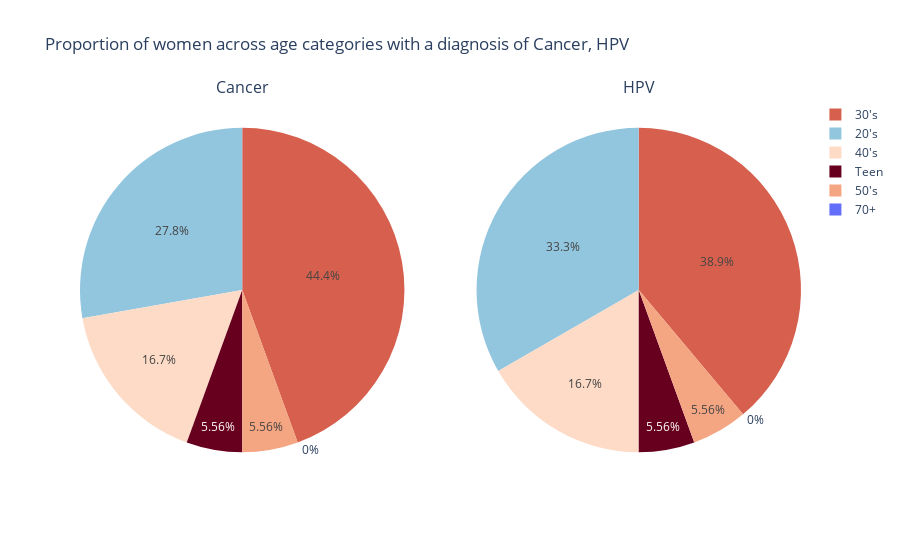

Write notebook code for a chart like this one.
### Code cell
fig = make_subplots(rows=1, cols=2, specs=[[{'type': 'domain'}, {'type': 'domain'}]],
                    subplot_titles=["Cancer", "HPV"])
fig.add_trace(go.Pie(labels=risk_factor_df["age_cat"],
                     values=risk_factor_df["Dx:Cancer"],
                     name="Cancer", marker_colors=px.colors.sequential.RdBu),
              1, 1)
fig.add_trace(go.Pie(labels=risk_factor_df["age_cat"],
                     values=risk_factor_df["Dx:HPV"],
                     name="HPV", marker_colors=px.colors.sequential.RdBu),
              1, 2)

fig.update_traces(hole=.0, hoverinfo="label+percent+name")

fig.update_layout(
    title_text="Proportion of women across age categories with a diagnosis of Cancer, HPV",
)
fig.show()
#correlation이 서로 높은 만큼 실제로 각 병에 나이분포도 비슷한 것을 알 수 있다.(즉, 나이 관계없이 Correlation이 높다)

### Figure 1 — Plotly figure (JSON) as saved in the notebook; plotly's stock layout.template omitted (floating-point values rounded to 4 significant figures; data arrays with more than 128 entries replaced by an {"elided": "..."} marker saying what was removed)
{"data": [{"domain": {"x": [0, 0.45], "y": [0, 1]}, "hole": 0, "hoverinfo": "label+percent+name", "labels": {"elided": "858 str values"}, "marker": {"colors": ["rgb(103,0,31)", "rgb(178,24,43)", "rgb(214,96,77)", "rgb(244,165,130)", "rgb(253,219,199)", "rgb(247,247,247)", "rgb(209,229,240)", "rgb(146,197,222)", "rgb(67,147,195)", "rgb(33,102,172)", "rgb(5,48,97)"]}, "name": "Cancer", "type": "pie", "values": {"elided": "858 int values"}}, {"domain": {"x": [0.55, 1], "y": [0, 1]}, "hole": 0, "hoverinfo": "label+percent+name", "labels": {"elided": "858 str values"}, "marker": {"colors": ["rgb(103,0,31)", "rgb(178,24,43)", "rgb(214,96,77)", "rgb(244,165,130)", "rgb(253,219,199)", "rgb(247,247,247)", "rgb(209,229,240)", "rgb(146,197,222)", "rgb(67,147,195)", "rgb(33,102,172)", "rgb(5,48,97)"]}, "name": "HPV", "type": "pie", "values": {"elided": "858 int values"}}], "layout": {"annotations": [{"font": {"size": 16}, "showarrow": false, "text": "Cancer", "x": 0.225, "xanchor": "center", "xref": "paper", "y": 1, "yanchor": "bottom", "yref": "paper"}, {"font": {"size": 16}, "showarrow": false, "text": "HPV", "x": 0.775, "xanchor": "center", "xref": "paper", "y": 1, "yanchor": "bottom", "yref": "paper"}], "autosize": true, "title": {"text": "Proportion of women across age categories with a diagnosis of Cancer, HPV"}}}
